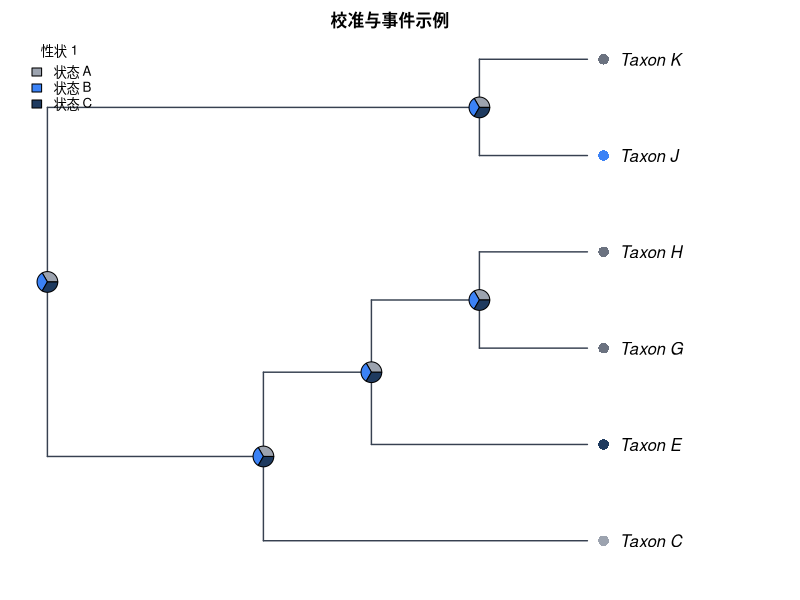

The R script that drew this image:
#!/usr/bin/env Rscript
# CladeForge reproducible-analysis script
# Project : 校准与事件示例
# Format  : CladeForge project v0.2.0
# Software: CladeForge 0.3.0 (this header is the provenance stamp a
#           reproducibility checklist asks for: software version, generation
#           time and the analysis parameters are printed beside the numbers)
# Generated: (timestamp omitted in fixture)
#
# PARAMETER SUMMARY (what the app used):
#   * parsimony: tie-break = parent-state first, then tip frequency, then
#     declaration order; the reported single path is ONE of possibly many
#     equally parsimonious reconstructions.
#   * Mk: each character's rate is the application's own fit (maximum-likelihood fit (1-D profile over the pruning likelihood)),
#     baked in at generation time; the script replays that number instead of
#     re-fitting, so its posteriors match what the app reported. Characters the
#     app could not fit fall back to 1 / mean(branch length) with a printed
#     note. Display threshold applied post hoc; the posterior is marginal
#     (per-node), NOT joint.
#   * The R implementation below computes the likelihood in ORDINARY space
#     while the app runs in log-space: values agree to floating-point noise on
#     modest trees but can drift on very large or very unbalanced ones.
#   * Node ancestral states asserted by the user in CladeForge are IGNORED by
#     the parsimony baseline (independent reference by design); the R script
#     reproduces that baseline, not the user's hypotheses.
#
# What this script reproduces, and what it does not:
#   REPRODUCED (same algorithms as the application):
#     * Sankoff parsimony with the project's step matrix (advisory baseline);
#     * equal-rates Mk ancestral-state reconstruction (pruning + up-pass), i.e.
#       the posterior probabilities the app reports.
#   APPROXIMATED:
#     * a PDF figure drawn from the same data — character-coloured tips,
#       posterior pies, legend — in the project's phylogram layout
#       (CladeForge places this layout by node AGE; ape has no age axis, so equal inter-node spacing is used and the geological scale is not reproduced). It is NOT a pixel copy of the on-screen figure: manual
#       node positions, collapsed clades, custom reticulation edges, era bands
#       and the interactive ladderising order are GUI state that ape does not
#       consume. The topology, tip labels, states and posteriors are identical;
#       the geometry is a same-data rendering.
#   Branch lengths: present, used as given.
# Run with: Rscript this_file.R   (install.packages("ape") if needed)

library(ape)

# The tree is assembled from vectors rather than parsed from Newick, so every
# label survives byte-exact even where ape's own reader would mangle it.
tree <- structure(
  list(
    edge = matrix(c(7, 8, 7, 9, 8, 1, 8, 10, 9, 2, 9, 3, 10, 4, 10, 11, 11, 5, 11, 6), ncol = 2, byrow = TRUE),
    edge.length = c(3, 5, 4, 12, 50, 50, 5, 6, 34, 34),
    Nnode = 5L,
    tip.label = c("Taxon_C", "Taxon_J", "Taxon_K", "Taxon_E", "Taxon_G", "Taxon_H"),
    node.label = c("Taxon_A", "Taxon_B", "Taxon_I", "Taxon_D", "Taxon_F")
  ),
  class = "phylo"
)

# Branch lengths, with an explicit unit-length fallback: a cladogram-only project
# serialises no lengths at all, and 1 / mean(NULL) would poison every
# transition probability below.
bl <- tree$edge.length
if (is.null(bl) || !any(is.finite(bl) & bl > 0)) {
  bl <- rep(1, nrow(tree$edge))
  cat("NOTE: the tree carries no usable branch lengths; Mk probabilities and the\n")
  cat("      figure use unit (equal) branch lengths, i.e. topology-only inference.\n\n")
}

# Equal-rates Mk rate: one expected substitution per mean branch, so the
# transition probabilities are invariant to the tree's absolute scale. Every
# length above is already resolved the way the application resolves it (a
# recorded 0 is a real zero; unset / negative / non-finite became 1), so the mean
# runs over ALL of them — filtering here would drop zero-length and unmeasured
# edges from the average and make this script reconstruct at a different rate
# than the application reports. Deriving it from the fallback-protected bl
# above is what keeps the rate finite for a cladogram-only project.
#
# This fallback rate is used ONLY for a character the application itself could
# not fit (NULL rate below); characters with a baked rate replay the
# application's ML value, so the script's posteriors match the app's instead
# of drifting with the branch-length mean.
rate <- 1 / mean(bl)


characters <- list(
  list(
    name = "性状 1",
    type = "discrete",
    states = c("状态 A", "状态 B", "状态 C"),
    colors = c("#9ca3af", "#3b82f6", "#1e3a5f"),
    cost = NULL,
    rate = 0.6450748573376146,
    tips = c("Taxon_C" = "状态 A", "Taxon_E" = "状态 C", "Taxon_J" = "状态 B")
  )
)

# --- helpers ----------------------------------------------------------------

## Equal-rates (ER) Mk transition matrix P(t): the same closed form used by
## CladeForge's inference assistant. The rate is scaled by the mean branch
## length so probabilities are invariant to the tree's absolute scale.
p_er <- function(t, k, rate) {
  e <- exp(-k * rate * t)
  P <- matrix(1 / k, k, k) - (1 / k) * e
  diag(P) <- 1 / k + ((k - 1) / k) * e
  P
}

## Sankoff parsimony down/up pass. 'cost' is k x k; tips absent from tip_states
## are treated as missing data.
sankoff <- function(tree, tip_states, states, cost) {
  ntip <- length(tree$tip.label)
  k <- length(states)
  sidx <- setNames(seq_len(k), states)
  x <- sidx[tip_states[tree$tip.label]]
  parent <- tree$edge[, 1]
  child <- tree$edge[, 2]
  kids <- split(child, parent)
  root <- setdiff(unique(parent), unique(child))
  g <- matrix(0, nrow = ntip + tree$Nnode, ncol = k)
  rownames(g) <- as.character(seq_len(ntip + tree$Nnode))
  ## Down-pass: internal node indices decrease from root, so descending order
  ## visits children before parents.
  for (v in sort(as.integer(names(kids)), decreasing = TRUE)) {
    for (i in seq_len(k)) {
      total <- 0
      for (ch in kids[[as.character(v)]]) {
        if (ch <= ntip) {
          xi <- x[[ch]]
          if (is.na(xi)) next
          total <- total + min(cost[i, ] + ifelse(seq_len(k) == xi, 0, Inf))
        } else {
          total <- total + min(cost[i, ] + g[as.character(ch), ])
        }
      }
      g[as.character(v), i] <- total
    }
  }
  ## Up-pass: assign each node a state minimising cost given its parent.
  node_state <- integer(ntip + tree$Nnode)
  walk <- function(v, parent_state) {
    base <- if (parent_state == 0L) rep(0, k) else cost[parent_state, ]
    scores <- base + g[as.character(v), ]
    best <- which.min(scores)
    node_state[v] <<- best
    for (ch in kids[[as.character(v)]]) {
      if (ch > ntip) walk(ch, best)
    }
  }
  walk(root, 0L)
  list(cost = min(g[as.character(root), ]),
       states = node_state, k = k)
}

## Equal-rates Mk marginal ancestral reconstruction: Felsenstein pruning
## (down-pass) + parent/sibling up-pass, normal space. Uses the script-level
## 'bl' (which already falls back to unit lengths when the tree has none) and the
## 'rate' is passed per character: the application's own ML fit for that
## character when it has one, else the 1 / mean usable branch length fallback.
## For very large or very unbalanced trees prefer log-space implementations
## (phangorn::ace, phytools).
mk_asr <- function(tree, tip_states, states, rate) {
  ntip <- length(tree$tip.label)
  k <- length(states)
  sidx <- setNames(seq_len(k), states)
  x <- sidx[tip_states[tree$tip.label]]
  parent <- tree$edge[, 1]
  child <- tree$edge[, 2]
  kids <- split(seq_along(child), parent)  # edge-row indices per parent
  root <- setdiff(unique(parent), unique(child))
  L <- matrix(1, nrow = ntip + tree$Nnode, ncol = k)
  rownames(L) <- as.character(seq_len(ntip + tree$Nnode))
  for (v in sort(as.integer(names(kids)), decreasing = TRUE)) {
    rows <- kids[[as.character(v)]]
    vec <- rep(1, k)
    for (r in rows) {
      ch <- child[r]
      m <- if (ch <= ntip) {
        xi <- x[[ch]]
        if (is.na(xi)) rep(1, k) else as.numeric(seq_len(k) == xi)
      } else L[as.character(ch), ]
      vec <- vec * (p_er(bl[r], k, rate) %*% m)
    }
    s <- sum(vec)
    L[as.character(v), ] <- if (s > 0) vec / s else rep(1 / k, k)
  }
  G <- matrix(1 / k, nrow = ntip + tree$Nnode, ncol = k)
  rownames(G) <- rownames(L)
  for (v in sort(as.integer(names(kids)))) {
    rows <- kids[[as.character(v)]]
    for (r in rows) {
      ch <- child[r]
      if (ch <= ntip) next
      sib_msg <- rep(1, k)
      for (r2 in rows) {
        ch2 <- child[r2]
        if (ch2 == ch) next
        m2 <- if (ch2 <= ntip) {
          xi <- x[[ch2]]
          if (is.na(xi)) rep(1, k) else as.numeric(seq_len(k) == xi)
        } else L[as.character(ch2), ]
        sib_msg <- sib_msg * (p_er(bl[r2], k, rate) %*% m2)
      }
      G[as.character(ch), ] <- p_er(bl[r], k, rate) %*% (G[as.character(v), ] * sib_msg)
      G[as.character(ch), ] <- G[as.character(ch), ] / sum(G[as.character(ch), ])
    }
  }
  post <- L * G
  post <- post / rowSums(post)
  list(posterior = post)
}

# --- analysis ---------------------------------------------------------------

cat("CladeForge reproducible analysis\n")
cat("Tree:", Ntip(tree), "tips,", tree$Nnode, "internal nodes\n\n")

internal_nodes <- (length(tree$tip.label) + 1):(length(tree$tip.label) + tree$Nnode)

for (ch in characters) {
  cat("== Character:", ch$name, "==\n")
  if (ch$type != "discrete" || length(ch$states) < 2) {
    cat("   continuous or single-state: exported as data only\n\n")
    next
  }
  scored <- ch$tips[names(ch$tips) %in% tree$tip.label]
  cost <- ch$cost
  if (is.null(cost)) {
    k <- length(ch$states)
    cost <- matrix(1, k, k); diag(cost) <- 0
  }
  sp <- sankoff(tree, scored, ch$states, cost)
  cat(sprintf("   Sankoff minimum cost: %g (step-matrix units)\n", sp$cost))
  ch_rate <- if (is.null(ch$rate)) {
    cat(sprintf("   NOTE: the application could not fit a rate for this character; using 1 / mean(branch length) = %g\n", rate))
    rate
  } else ch$rate
  asr <- mk_asr(tree, scored, ch$states, ch_rate)
  cat("   Mk posterior at each internal node (states:",
      paste(ch$states, collapse = " / "), ")\n")
  print(round(asr$posterior[as.character(internal_nodes), , drop = FALSE], 3))
  cat("\n")
}

# --- figure -----------------------------------------------------------------
# A same-data rendering of the GUI figure: character-coloured tips (first
# discrete character) + posterior pies at internal nodes + auto legend, in the
# layout the project is displayed as. Manual positions / collapsed clades /
# custom edges / era bands are GUI-only and are not reproduced here.

discrete <- Filter(function(ch) ch$type == "discrete" && length(ch$states) >= 2, characters)

# cairo_pdf renders unicode labels reliably; use pdf() if cairo is unavailable.
cairo_pdf("cladeforge_reconstruction.pdf", width = 9, height = 7)
par(mar = c(2, 1, 2, 2), xpd = NA)
cat("Figure layout: type = phylogram, use.edge.length = FALSE",
    "(CladeForge places this layout by node AGE; ape has no age axis, so equal inter-node spacing is used and the geological scale is not reproduced)\n")
plot(tree, type = "phylogram", use.edge.length = FALSE,
     show.tip.label = TRUE,
     label.offset = 0.3,
     edge.color = "#374151", edge.width = 1.4)
title(main = "校准与事件示例", cex.main = 1.0)

if (length(discrete) > 0) {
  main <- discrete[[1]]
  scored <- main$tips[names(main$tips) %in% tree$tip.label]
  k <- length(main$states)
  cost <- main$cost
  if (is.null(cost)) { cost <- matrix(1, k, k); diag(cost) <- 0 }

  tip_col <- rep("#6b7280", Ntip(tree))
  names(tip_col) <- tree$tip.label
  for (lab in names(scored)) tip_col[[lab]] <- main$colors[[match(scored[[lab]], main$states)]]
  tiplabels(pch = 16, col = tip_col, cex = 1.4, offset = 0.15)

  asr <- mk_asr(tree, scored, main$states, if (is.null(main$rate)) rate else main$rate)
  nodelabels(node = internal_nodes, pie = asr$posterior[as.character(internal_nodes), , drop = FALSE],
             piecol = main$colors, cex = 0.7)
  legend("topleft", legend = main$states, fill = main$colors,
         title = main$name, bty = "n", cex = 0.8)
}

dev.off()

cat("Wrote cladeforge_reconstruction.pdf\n")
